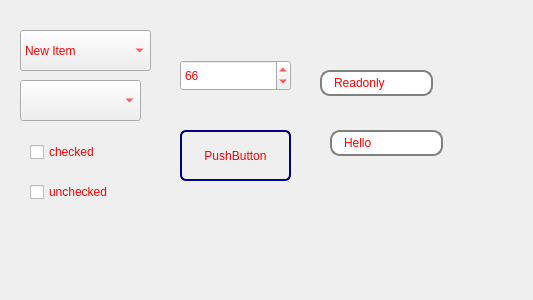
<?xml version="1.0" encoding="UTF-8"?>
<ui version="4.0">
 <class>Dialog</class>
 <widget class="QDialog" name="Dialog">
  <property name="geometry">
   <rect>
    <x>0</x>
    <y>0</y>
    <width>533</width>
    <height>300</height>
   </rect>
  </property>
  <property name="windowTitle">
   <string>Dialog</string>
  </property>
  <property name="styleSheet">
   <string notr="true">QDialog * {
	color: rgb(255, 0, 0);
	font: 12pt &quot;宋体&quot;;
}

QPushButton {
	border: 2px solid gray;
	border-radius: 6px;
	background-color: qlineargradient(x1: 0, y1: 0, x2: 0, y2: 1,
        stop: 0 #f6f7fa, stop: 1 #dadbde);
	min-width: 80px;
}

QPushButton:pressed {
	background-color: qlilneargradient(x1: 0, y1: 0, x2: 0, y2: 1,
		stop: 0 #dadbde, stop: 1 #f6f7fa);
}

QPushButton:flat {
	border: none;
}

QPushButton:default {
	border-color: navy;
}

QLineEdit {
	min-width: 50px;
	max-height: 40px;
	border-width: 2px;
	border-style: solid;
	border-color: gray;
	border-radius: 10px;
	padding: 0px 10px;
	border-image: url(:/images/images/border.jpg);
}
</string>
  </property>
  <widget class="QComboBox" name="comboBox">
   <property name="geometry">
    <rect>
     <x>20</x>
     <y>30</y>
     <width>131</width>
     <height>41</height>
    </rect>
   </property>
   <item>
    <property name="text">
     <string>New Item</string>
    </property>
   </item>
   <item>
    <property name="text">
     <string>New Item</string>
    </property>
   </item>
   <item>
    <property name="text">
     <string>New Item</string>
    </property>
   </item>
   <item>
    <property name="text">
     <string>New Item</string>
    </property>
   </item>
  </widget>
  <widget class="QComboBox" name="comboBox_2">
   <property name="geometry">
    <rect>
     <x>20</x>
     <y>80</y>
     <width>121</width>
     <height>41</height>
    </rect>
   </property>
  </widget>
  <widget class="QCheckBox" name="checkBox">
   <property name="geometry">
    <rect>
     <x>30</x>
     <y>140</y>
     <width>97</width>
     <height>24</height>
    </rect>
   </property>
   <property name="text">
    <string>checked</string>
   </property>
  </widget>
  <widget class="QCheckBox" name="checkBox_2">
   <property name="geometry">
    <rect>
     <x>30</x>
     <y>180</y>
     <width>121</width>
     <height>24</height>
    </rect>
   </property>
   <property name="text">
    <string>unchecked</string>
   </property>
  </widget>
  <widget class="QSpinBox" name="spinBox">
   <property name="geometry">
    <rect>
     <x>180</x>
     <y>60</y>
     <width>111</width>
     <height>31</height>
    </rect>
   </property>
   <property name="value">
    <number>66</number>
   </property>
  </widget>
  <widget class="QPushButton" name="pushButton">
   <property name="geometry">
    <rect>
     <x>180</x>
     <y>130</y>
     <width>111</width>
     <height>51</height>
    </rect>
   </property>
   <property name="text">
    <string>PushButton</string>
   </property>
  </widget>
  <widget class="QLineEdit" name="lineEdit">
   <property name="geometry">
    <rect>
     <x>320</x>
     <y>70</y>
     <width>113</width>
     <height>26</height>
    </rect>
   </property>
   <property name="text">
    <string>Readonly</string>
   </property>
  </widget>
  <widget class="QLineEdit" name="lineEdit_2">
   <property name="geometry">
    <rect>
     <x>330</x>
     <y>130</y>
     <width>113</width>
     <height>26</height>
    </rect>
   </property>
   <property name="text">
    <string>Hello</string>
   </property>
  </widget>
 </widget>
 <resources/>
 <connections/>
</ui>
